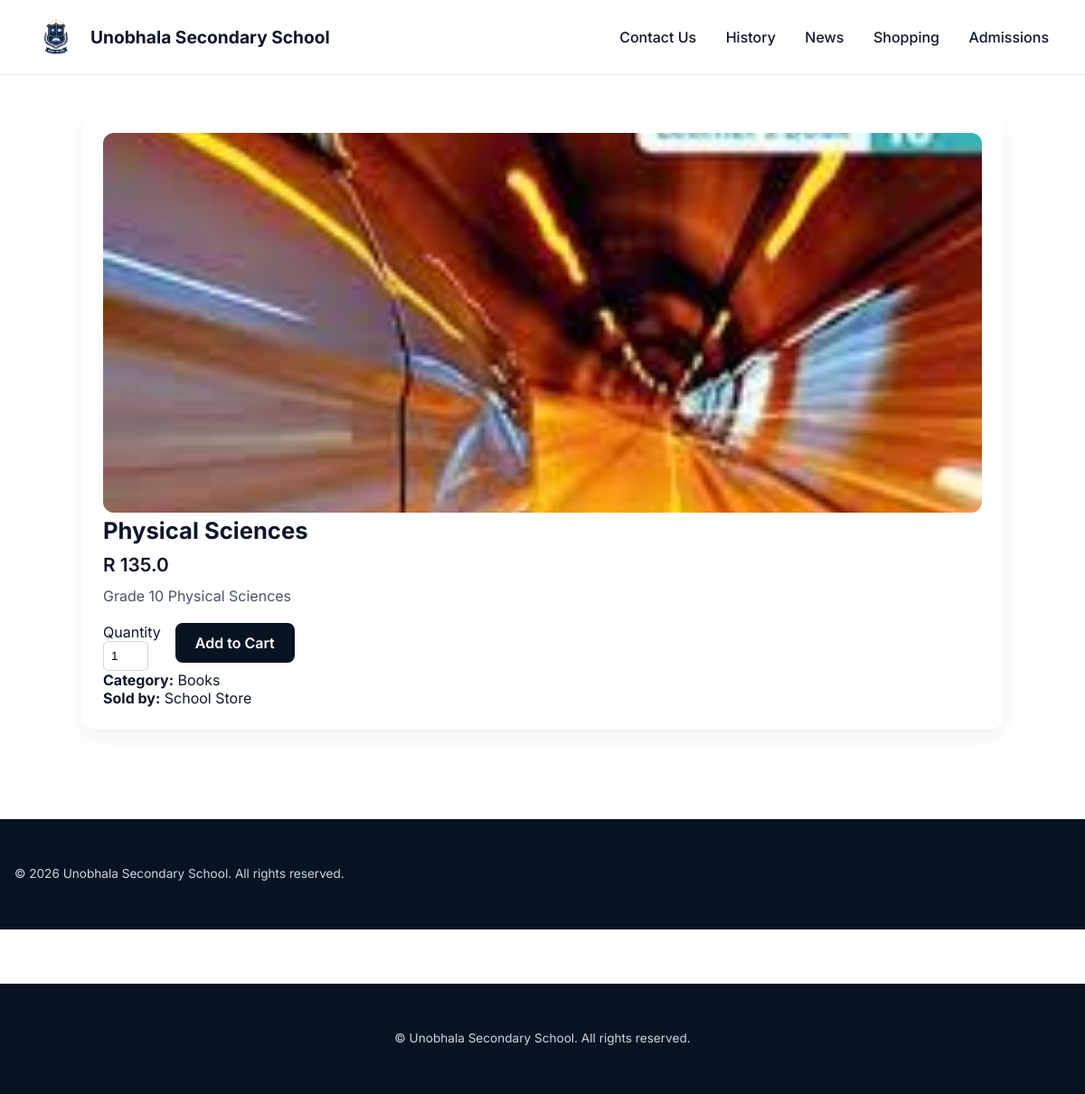
The app's page /product/2 with its own data.
### tables this page shows
CREATE TABLE products (
        id INTEGER PRIMARY KEY AUTOINCREMENT,
        name TEXT NOT NULL,
        description TEXT,
        price REAL,
        image TEXT,
        category TEXT
    );

### app.py (the view)
@app.route("/product/<int:product_id>")
def product_detail(product_id):
    conn = get_db()
    try:
        product = conn.execute(
            "SELECT * FROM products WHERE id = ?",
            (product_id,)
        ).fetchone()
    finally:
        conn.close()
    if not product:
        return render_template("404.html"), 404
    return render_template("product_detail.html", product=product)

### app.py (called while the page is built)
def get_db():
    conn = sqlite3.connect(DB_PATH)
    conn.row_factory = sqlite3.Row
    conn.execute("PRAGMA foreign_keys = ON")
    return conn

@app.context_processor
def inject_cart_count():
    cart = session.get("cart", [])
    count = sum(item.get("quantity", 0) for item in cart if isinstance(item, dict))
    return dict(cart_count=count)

### templates/product_detail.html (shortened to what this page needs)
{% extends "base.html" %}
{% block extra_css %}
<link rel="stylesheet" href="{{ url_for('static', filename='css/product_detail.css') }}">
<link rel="stylesheet" href="{{ url_for('static', filename='css/news.css') }}">
{% endblock %}
{% block content %}
<section class="product-detail-container">
        <div class="product-detail-container">
            <div class="product-detail-card">
                <div class="product-image-section">
                    <img
                    src="{{ url_for('static', filename='uploads/' ~ product.image) }}"
                    alt="{{ product.name }}"
                    class="product-detail-image"
                    >
                <div class="product-info-section">
                    <h1 class="product-title">{{ product.name }}</h1>
                    <p class="product-price">R {{ product.price }}</p>
                    {% if product.description %}
                    <p class="product-description">
                        {{ product.description }}
                    </p>
                    {% endif %}
                    <form method="POST" action="{{ url_for('add_to_cart', product_id=product.id) }}" class="buy-section">
                        <div class="qty-box">
                            <label>Quantity</label>
                            <input type="number" name="quantity" value="1" min="1">
                        </div>
                        <a href="{{ url_for('add_to_cart', product_id=product.id) }}" class="add-cart-btn">
                            Add to Cart
                        </a>
                    </form>
                </div>
                <div class="product-meta">
                    <p><strong>Category:</strong> {{ product.category }}</p>
                    <p><strong>Sold by:</strong> School Store</p>
                </div>
            </div>
    </div>
</section>
<footer class="site-footer">
    <p>© <span id="year"></span> Unobhala Secondary School. All rights reserved.</p>
</footer>
{% endblock %}

### static/css/style.css (style rules this page uses)
* { margin: 0; padding: 0; box-sizing: border-box; }
body { font-family: 'Inter', sans-serif; color: #0f172a; background: #ffffff; }
.site-footer { margin-top: 60px; background-color: #081322; color: #cbd5e1; padding: 50px 16px; }
.site-footer p { font-size: 0.85rem; line-height: 1.6; margin: 0; font-weight: 400; }

### static/css/product_detail.css (style rules this page uses)
.product-detail-container { padding:20px; max-width:1100px; margin:auto; }
.product-detail-card { display:flex; gap:40px; background:white; padding:24px; border-radius:14px; box-shadow:0 10px 25px rgba(0,0,0,0.06); }
.product-image-section { flex:1; }
.product-detail-image { width:100%; height:420px; object-fit:cover; border-radius:12px; }
.product-info-section { flex:1; }
.product-title { font-size:1.6rem; margin-bottom:10px; }
.product-price { font-size:1.3rem; font-weight:600; color:#0f172a; margin-bottom:12px; }
.product-description { color:#475569; margin-bottom:20px; }
.buy-section { display:flex; align-items:end; gap:16px; }
.qty-box { display:flex; flex-direction:column; }
.qty-box input { width:50px; padding:8px; border:1px solid #cbd5e1; border-radius:6px; }
.add-cart-btn { background:#081322; color:white; border:none; padding:12px 22px; border-radius:8px; font-weight:600; cursor:pointer; margin-bottom: 9px; text-align: center; text-decoration: none; }

### records on screen
products: image (picture), name "Physical Sciences", price "135.0", description "Grade 10 Physical Sciences", category "Books"
